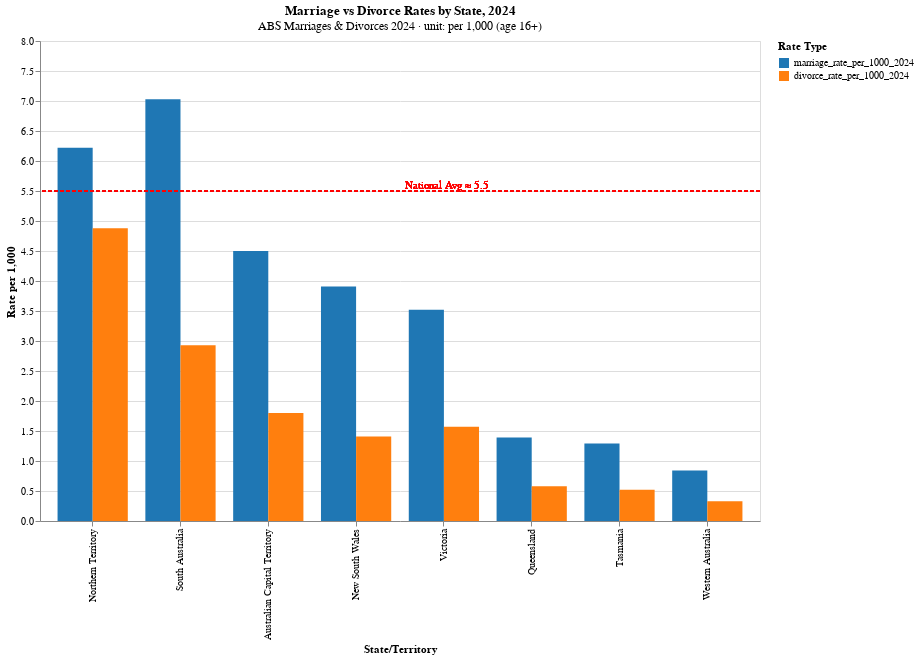

Write a Vega-Lite specification for this figure.
### Vega-Lite specification from a JSON file in a GitHub repository (floating-point values rounded to 4 significant figures)
{"$schema": "https://vega.github.io/schema/vega-lite/v5.json", "title": {"text": "Marriage vs Divorce Rates by State, 2024", "subtitle": "ABS Marriages & Divorces 2024 · unit: per 1,000 (age 16+)"}, "data": {"values": [{"state": "New South Wales", "marriage_rate_per_1000_2024": 3.91, "divorce_rate_per_1000_2024": 1.41}, {"state": "Victoria", "marriage_rate_per_1000_2024": 3.52, "divorce_rate_per_1000_2024": 1.57}, {"state": "Queensland", "marriage_rate_per_1000_2024": 1.39, "divorce_rate_per_1000_2024": 0.58}, {"state": "South Australia", "marriage_rate_per_1000_2024": 7.03, "divorce_rate_per_1000_2024": 2.93}, {"state": "Western Australia", "marriage_rate_per_1000_2024": 0.84, "divorce_rate_per_1000_2024": 0.33}, {"state": "Tasmania", "marriage_rate_per_1000_2024": 1.29, "divorce_rate_per_1000_2024": 0.52}, {"state": "Northern Territory", "marriage_rate_per_1000_2024": 6.22, "divorce_rate_per_1000_2024": 4.88}, {"state": "Australian Capital Territory", "marriage_rate_per_1000_2024": 4.5, "divorce_rate_per_1000_2024": 1.8}]}, "layer": [{"params": [{"name": "rate_filter", "select": {"type": "point", "fields": ["RateType"], "empty": "all"}, "bind": "legend"}], "transform": [{"fold": ["marriage_rate_per_1000_2024", "divorce_rate_per_1000_2024"], "as": ["RateType", "Rate"]}, {"calculate": "datum['State/Territory'] || datum.State || datum.state || datum['State '] || 'Unknown'", "as": "State"}, {"filter": {"param": "rate_filter"}}], "mark": {"type": "bar"}, "encoding": {"x": {"field": "State", "type": "nominal", "title": "State/Territory", "sort": "-y"}, "xOffset": {"field": "RateType"}, "y": {"field": "Rate", "type": "quantitative", "title": "Rate per 1,000"}, "color": {"field": "RateType", "type": "nominal", "title": "Rate Type", "scale": {"domain": ["marriage_rate_per_1000_2024", "divorce_rate_per_1000_2024"], "range": ["#1f77b4", "#ff7f0e"]}}, "tooltip": [{"field": "State", "title": "State"}, {"field": "RateType", "title": "Type"}, {"field": "Rate", "title": "Rate per 1,000", "format": ".1f"}]}}, {"mark": {"type": "rule", "color": "red", "strokeDash": [4, 2]}, "encoding": {"y": {"datum": 5.5}}}, {"mark": {"type": "text", "align": "left", "dx": 5, "dy": -5, "color": "red"}, "encoding": {"y": {"datum": 5.5}, "text": {"value": "National Avg ≈ 5.5"}}}], "width": 720, "height": 480, "config": {}}
